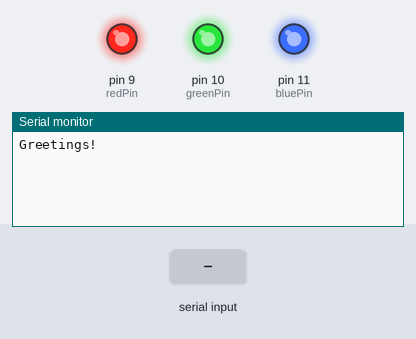
The sketch below on a simulated Teensy 3. Shown: output pins drawn as LEDs (lit = HIGH), the last lines printed to the serial monitor. The test bench sets the inputs (shaded band).

Above: at 1.2 s.
1.3 s: ",\n" received over Serial
At 2.0 s:
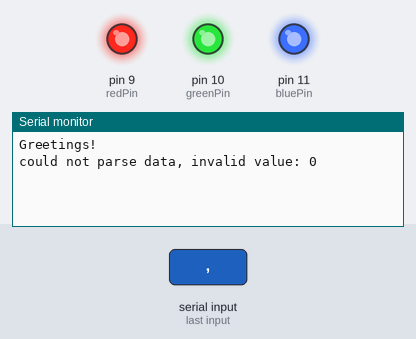
2.8 s: "90,45\n" received over Serial
At 3.2 s:
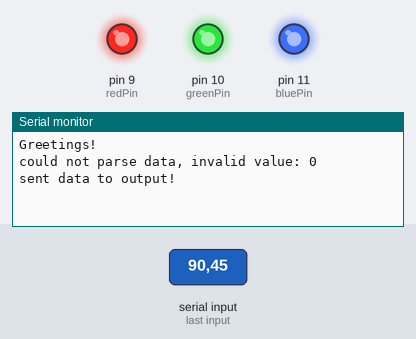

The sketch:

led_direct_output.ino
```cpp
/**
 * This program uses DmxSimple to contol LEDs at K2 Bar.
 * It sends multiple values v_i with 0 <= v_i <= 255 to the corresponding
 * channel i with 0 <= i < n (n is number of channels)
 *
 * Communication:
 *  - Via Serial with Baudrate 9600
 *  - Each character transmission triggers SerialEvent() which triggers
 *    update in loop() when whole transmission is complete (ends with \n)
 *  - Syntax:
 *    o Input: "v_1,v_2,...,v_n" (Example: 255,120,0,250)
 *    o Output: sends value v_i to channel/address i via DMX
 *    o Use a maximum of 600 Bytes (hardcoded in setup())
 *
 * How to write to LED output:
 *  - Use DmxSimple.writeToBuffer(i, v_i) to prepare writing value v_i to channel i
 *  - Use DmxSimple.sendData() to actually transmit prepared values to output DMX channels
 *  - The "DmxSimple-modified" Library uses interrupts to send data via DMX. It is modified
 *    to send only one signal, so this will only work for the LEDs at K2 Bar.
 *    This is done to prevent the light from flickering, as it does, when constantly
 *    sending the signal like standard DMX control does
 */

#define PRINT_DEBUG_ENABLED true

// data input string
String data = "";

// whether data transmission is complete
bool dataComplete = false;

int redPin = 9;
int greenPin = 10;
int bluePin = 11;


void setup() {
  // initialize serial port
  Serial.begin(9600);
  while (!Serial) continue;

  // reserve 600 bytes for data:
  data.reserve(600);

  // this is initial greeting is needed to let the communication partner know that the
  // data link is established (like handshake)
  Serial.println("Greetings!");

  // write initial led color
  pinMode(redPin, OUTPUT);
  pinMode(greenPin, OUTPUT);
  pinMode(bluePin, OUTPUT);
  digitalWrite(redPin, HIGH);
  digitalWrite(greenPin, HIGH);
  digitalWrite(bluePin, HIGH);
}


void loop() {
  // wait for serial event
  if (!dataComplete)
    return;
  dataComplete = false;

  /*
    parse values and write to output
    for each character in data
      if char is number -> concatenated until whole number is read
      if char is ',' or '\n' -> write parsed number to channel because whole number was read
      else error
  */
  String curStr = "";
  char curChar = data[0];
  int curAddress = 1;
  bool error = false;
  for(int i = 0; i < strlen(data.c_str()); i++) {
    curChar = data[i];
    if(curChar >= '0' && curChar <= '9')
      curStr += curChar;
    else if(curChar == ',' || curChar == '\n') {
      // parse to int and write to output
      int value = atoi(curStr.c_str());

      if(value >= 0 && value < 256 && curStr != ""){
        if(curAddress >= redPin && curAddress <= bluePin) {
          analogWrite(curAddress, value);
          if(PRINT_DEBUG_ENABLED) {
            Serial.print("wrote to output. value: ");
            Serial.print(value);
            Serial.print(", address: ");
            Serial.println(curAddress);
          }
        }

        curStr = "";
        curAddress++;
      }
      else {
        Serial.print("could not parse data, invalid value: ");
        Serial.println(value);
        error = true;
        break;
      }
    } else {
      Serial.print("could not parse data, invalid character: ");
      Serial.write(curChar);
      Serial.println();
      error = true;
      break;
    }
  }

  // empty to receive new data
  data = "";

  if(!error && PRINT_DEBUG_ENABLED) {
    Serial.println("sent data to output!");
  }

  if(PRINT_DEBUG_ENABLED)
    Serial.println();
}


/*
  SerialEvent occurs whenever a new data comes in the hardware serial RX. This
  routine is run between each time loop() runs, so using delay inside loop can
  delay response. Multiple bytes of data may be available.
*/
void serialEvent() {
  while (Serial.available()) {
    char inChar = (char)Serial.read();
    data += inChar;
    if (inChar == '\n')
      dataComplete = true;
  }
}
```

Measured:
- after the input at 1.3 s, the serial monitor: prints a new line at once (image 1)
- after the input at 2.8 s, the serial monitor: prints a new line at once (image 2)
